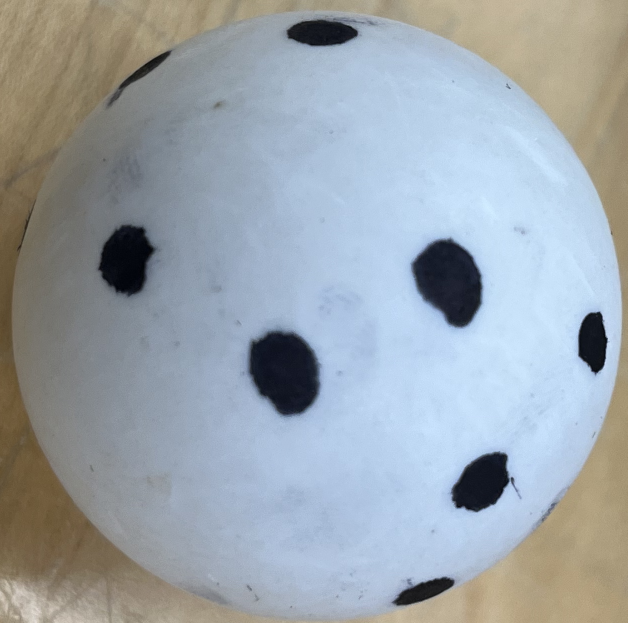
#> input picture data/orientation_images/white_ball_doe_1.png, 1255 x 1246 px (shown at 1/2 size)
$ jupyter execute --allow-errors orientation_test.ipynb
#> lines starting #> are read from the running program, lines starting #| are printed output that depends on the picture; after the words box and inside, x2 and y2 are one past the last pixel; in counts of white or black regions, pixels touching at a corner belong together
### src/pose/orientation_estimation.py
""" Provides class to use DOE (Dot Orientation Estimation) to estimate the orientation of a table tennis ball.
    Serves as the bridge between our vision modules and the DOE implementation from https://github.com/cogsys-tuebingen/spindoe.
    The code in this file is developed by us, but the DOE code is credited to:
    T. Gossard, J. Tebbe, A. Ziegler, and A. Zell, 'SpinDOE: A ball spin estimation method for table tennis robot', arXiv [cs.CV]. 2023.
"""

from pathlib import Path
from .doe.doe import DOE
from scipy.spatial.transform import Rotation
from typing import Optional
import cv2
import numpy as np

class OrientationEstimation:
    """ Estimates the orientation of a table tennis ball using the DOE (Dot Orientation Estimation) method.
        Serves as the bridge between vision modules and the DOE implementation.
        This class handles interfacing with the DOE model and preprocessing the image for inference.
    """

    def __init__(self, dot_detector_model_path: Path, use_gpu=False,
                 doe_expected_brightness: Optional[float] = 55) -> None:
        """ Initializes the OrientationEstimation object.
            Args:
                dot_detector_model_path (Path): Path to the trained PyTorch model for dot detection.
                use_gpu (bool): Whether to use the GPU for inference.
        """
#> called with use_gpu = False, doe_expected_brightness = 55
        self.use_gpu = use_gpu
        self.doe = DOE(dot_detector_model_path, use_gpu)
        self.doe_expected_brightness = doe_expected_brightness

    # [20 lines left out: function estimate_orientation_with_doe, not called in this run]

    def estimate_orientation_with_doe_debug(self, image, ball_mask: Optional[np.ndarray],
                                        ball_center_x: int, ball_center_y: int,
                                        ball_radius: int) -> Rotation:
        """ Estimates the orientation of a table tennis ball using DOE.
            This is the debug version, that also returns preprocessed image, heatmap, augmented image and rotation.
            Args:
                image (np.ndarray): Image of the table tennis ball.
                ball_mask (np.ndarray): Mask of the table tennis ball.
                ball_center_x (int): pixel x-coordinate of the center of the table tennis ball.
                ball_center_y (int): pixel y-coordinate of the center of the table tennis ball.
                ball_radius (int): Radius of the table tennis ball in pixels.
            Returns:
                Rotation (scipy.spatial.transform.Rotation): Estimated orientation of the ball.
                preprocessed_image (np.ndarray): Preprocessed image for DOE inference.
                heatmap (np.ndarray): Heatmap of the ball returned by the DOE model.
                aug_img (np.ndarray): Augmented image for DOE inference.
        """
        # Preprocess the image for DOE inference
        preprocessed_image = self.preprocess_image(image, ball_mask, ball_center_x, ball_center_y, ball_radius)

        # Estimate the orientation of the ball using DOE
        rot, aug_img, heatmap = self.doe.debug(preprocessed_image)

        return rot, preprocessed_image, aug_img, heatmap


    def preprocess_image(self, image, ball_mask: Optional[np.ndarray],
                                        ball_center_x: int, ball_center_y: int,
                                        ball_radius: int):
        """ Preprocesses the image for DOE inference.
            Includes cropping, masking and brightness adjustment.
        """
        image = self._mask_and_crop(image, ball_mask, ball_center_x, ball_center_y, ball_radius)
        if self.doe_expected_brightness is not None:
            image = self._adjust_brightness(image, self.doe_expected_brightness)
        return image

    def _adjust_brightness(self, image: np.ndarray, target_brightness: float) -> np.ndarray:
        """ Reduces the brightness of the image by a given value.
            The pretrained DOE works well on dark images, so we reduce the brightness of the image.
            Args:
                image (np.ndarray): Image to reduce the brightness of.
                target_brightness (int): Target average brightness value.
            Returns:
                np.ndarray: Image with reduced brightness.
        """
        # Calculate the average brightness of the image
        average_brightness = np.mean(image)

        # Calculate the factor to multiply the image by
        factor = target_brightness / average_brightness

        # Multiply the image by the factor and clip the values to the range of 0-255
        reduced_image = np.clip(image * factor, 0, 255).astype(np.uint8)

        return reduced_image
    def _mask_and_crop(self, image: np.ndarray, ball_mask: Optional[np.ndarray],
                             ball_center_x: int, ball_center_y: int, ball_radius: int) -> Rotation:
        """ Masks the ball and crops the image around it.
            Args:
                image (np.ndarray): Image of the table tennis ball.
                ball_mask Optional(np.ndarray): Mask of the table tennis ball.
                    If ball_mask is set to None, we use the center and diameter to crop the image.
                ball_center_x (int): pixel x-coordinate of the center of the table tennis ball.
                ball_center_y (int): pixel y-coordinate of the center of the table tennis ball.
                ball_radius (int): Radius of the table tennis ball in pixels.
            Returns:
                resized_image (np.ndarray): The cropped and resized image of the ball.
        """
        # Mask the ball in the image
        if ball_mask is not None:
            masked_image = cv2.bitwise_and(image, image, mask=ball_mask)
        else:
            # If ball mask is not provided, use the center and diameter to mask the image
            mask = np.zeros_like(image)
            cv2.circle(mask, (ball_center_x, ball_center_y), ball_radius, (255, 255, 255), -1)
            masked_image = cv2.bitwise_and(image, mask)

        # Crop the image around the ball
        x1 = ball_center_x - ball_radius
        x2 = ball_center_x + ball_radius
        y1 = ball_center_y - ball_radius
        y2 = ball_center_y + ball_radius
        cropped_image = masked_image[y1:y2, x1:x2]

        return cropped_image

### src/pose/doe/doe.py
"""
This file is adapted from: https://github.com/cogsys-tuebingen/spindoe/blob/main/python/baygeohasher.py
Credit goes to authors of the original SpinDOE repository.
T. Gossard, J. Tebbe, A. Ziegler, and A. Zell, 'SpinDOE: A ball spin estimation method for table tennis robot', arXiv [cs.CV]. 2023.

Dotted-ball Orientation Estimator (DOE)
"""

from pathlib import Path
import cv2
import matplotlib.pyplot as plt
import numpy as np
import torch
from .baygeohasher import BayGeoHasher
from .dotdetector import DotDetector
from torchvision import transforms as T
from .utils import read_pattern
import argparse

import src.fileutils as fileutils
from src.fileutils import PROJECT_ROOT

class DOE:
    def __init__(self, dot_detector_model_path: Path, use_gpu=False) -> None:
#> called with use_gpu = False
        self.use_gpu = use_gpu
        self.thresh_ratio = 0.3
        self.size = 60  # Size of the image input
        self.rmse_thres = 0.5  # RMSE threshold for estimated rotation to be accepted

        # Dots' Color for GUI
        self.dot_color = (255, 0, 0)
        self.logo_color = (0, 255, 0)

        # Initialize the different components of DOE
        self.init_blob_detector()
        self.init_dot_detector(dot_detector_model_path)
#> (the call stopped at in init_dot_detector, `self.dot_detector = DotDetector.load_from_checkpoint(str(model_path))`: src is not available in this run)
        self.init_geohasher()
#> (the call stopped at in init_geohasher, `self.ref_pattern = read_pattern(ref_pattern_path)`: src is not available in this run)
        print("DOE  initiated")

    def init_dot_detector(self, model_path: Path):
        self.dot_detector = DotDetector.load_from_checkpoint(str(model_path))
        if self.use_gpu:
            self.dot_detector.eval().cuda(device=0)
        else:
            self.dot_detector.eval()

    def init_geohasher(self):
        ref_pattern_path = PROJECT_ROOT / "cad" / "ref_pattern.csv"
        self.ref_pattern = read_pattern(ref_pattern_path)
        self.geohasher = BayGeoHasher()
        self.geohasher.gen_hash_table(self.ref_pattern)

    def init_blob_detector(self):
        params = cv2.SimpleBlobDetector_Params()
        params.filterByCircularity = False
        params.filterByConvexity = False
        params.filterByInertia = False

        params.filterByArea = True
        params.minArea = 1
        params.maxArea = 30

        params.filterByColor = True
        params.blobColor = 255
        params.minDistBetweenBlobs = 1

        self.blob_detector = cv2.SimpleBlobDetector_create(params)

    # [4 lines left out: function extract_dots, not called in this run]

    def estimate_single(self, img):
        tensor = self.process_input(img)
        heatmap = self.dot_detector(tensor[None, ...])[0]
        if self.use_gpu:
            heatmap = heatmap.cpu().detach().numpy().squeeze()
        else:
            heatmap = heatmap.detach().numpy().squeeze()

        mask, keypoints = self.extract_dots(heatmap)

        # DOE cannot work with less than 3 points
        if len(keypoints) < 3:
            return None, heatmap, mask, keypoints

        dots = self.kps2pt3d(keypoints)

        idx, rot, rmse = self.geohasher.identify(dots)

        # If the "reprojection error" is too big, doe is assumed to have failed
        if rmse > self.rmse_thres:
            #print("RMSE too high")
            return None, heatmap, mask, keypoints

        return rot, heatmap, mask, keypoints

    # [45 lines left out: functions estimate_multi, kps2pt3d, not called in this run]

    def process_input(self, img):
        # Check the type of the input and the range of values
        if isinstance(img, np.ndarray):
            if len(img.shape) == 2:
                tensor = T.ToTensor()(img)
            else:
                # img = cv2.cvtColor(
                #     img, cv2.COLOR_BGR2RGB
                # )  # Because probably read with cv2.imread
                # plt.imshow(img)
                # plt.show()
                tensor = T.ToTensor()(img)

        # elif type(img):
        #     pass
        else:
            raise TypeError("DOE input type not supported")
        if self.use_gpu:
            tensor = tensor.cuda(device=0)
        tensor = T.Resize((self.size, self.size), antialias=True)(tensor)
        # print(tensor)
        return tensor

    # [29 lines left out: functions reproject_dots, draw_visible_3dpoints_on_image, not called in this run]

    def debug(self, img):
        rot, heatmap, mask, keypoints = self.estimate_single(img)
        heatmap = np.uint8(255 * heatmap)
        heatmap = cv2.cvtColor(heatmap, cv2.COLOR_GRAY2RGB)
        heatmap = cv2.drawKeypoints(
            heatmap,
            keypoints,
            0,
            (0, 0, 255),
            flags=cv2.DRAW_MATCHES_FLAGS_NOT_DRAW_SINGLE_POINTS,
        )
        if rot is not None:
            aug_img = self.reproject_dots(rot, img)
        else:
            aug_img = img
        return rot, aug_img, heatmap


# [68 lines that do not run on import are left out]

### notebooks/orientation_test.ipynb
[cell 1]
# Add the parent directory to the path so that we can import the src module
import os
import sys
module_path = os.path.abspath(os.path.join('..'))
if module_path not in sys.path:
    sys.path.append(module_path)

[cell 2]
import numpy as np
import cv2
import matplotlib.pyplot as plt
from src.fileutils import PROJECT_ROOT
from src.pose.orientation_estimation import OrientationEstimation

[cell 3]
model_path = PROJECT_ROOT / "models" / "doe" / "spindoe.ckpt"
use_gpu = False
orientation_estimator = OrientationEstimation(model_path, use_gpu, doe_expected_brightness=55)

# The 55 doe expected brightness was determined from the SpinDOE provided testing set (following cell)

[cell 4]
doe_test_images_dir = PROJECT_ROOT / "data" / "doe" / "test"
doe_test_images = list(doe_test_images_dir.glob("**/*.png"))


#> (the rest of this cell did not finish here and is left out)

[cell 5]
white_test_image_path = PROJECT_ROOT / "data" / "orientation_images" / "white_ball_doe_1.png"
img = cv2.imread(str(white_test_image_path))
#> img is the input picture: shape (1246, 1255, 3); mean B, G, R 170.8, 164.1, 155.8
img = cv2.cvtColor(img, cv2.COLOR_BGR2RGB)

#> (the rest of this cell did not finish here and is left out)

#> in _mask_and_crop, `cv2.circle(mask, (ball_center_x, ball_center_y), ball_radius, (255, 25..`:
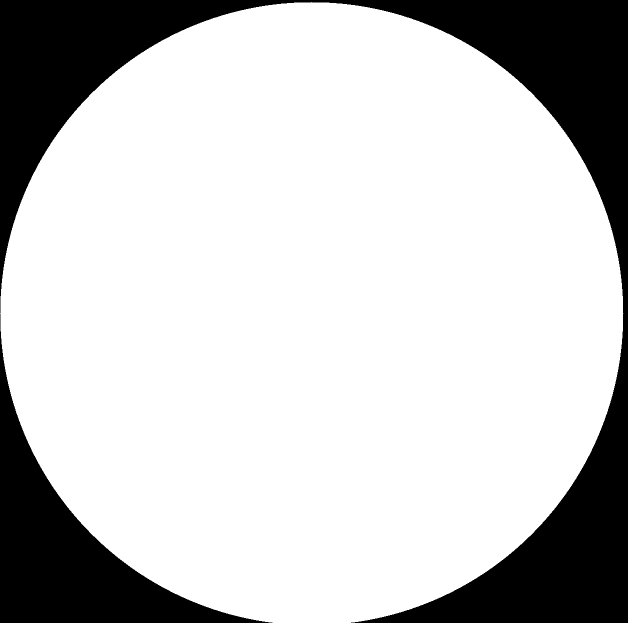
#> mask: shape (1246, 1255, 3) (shown at 1/2 size); 77.9% white; 2 black regions, box (x1, y1, x2, y2) and area: (0, 0, 1255, 1246) 263855, (0, 628, 545, 1246) 81033
#> in _mask_and_crop, `masked_image = cv2.bitwise_and(image, mask)`:
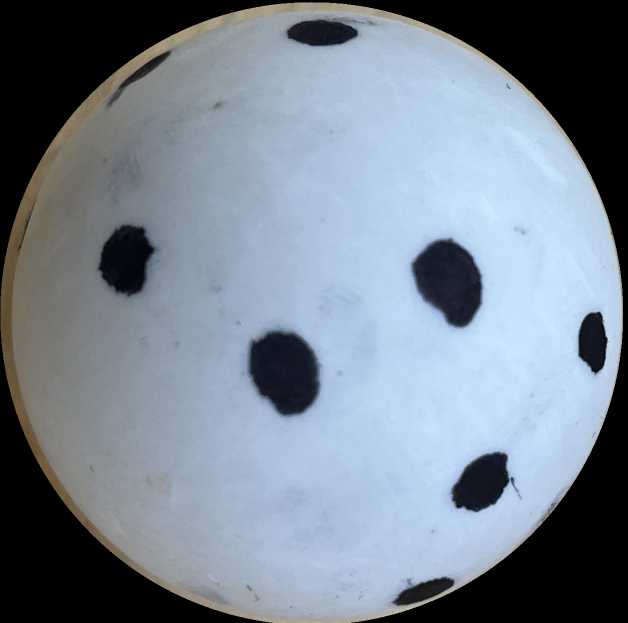
#> masked_image: shape (1246, 1255, 3) (shown at 1/2 size); mean R, G, B 120.8, 132.2, 144.9
#> in _mask_and_crop, `cropped_image = masked_image[y1:y2, x1:x2]`:
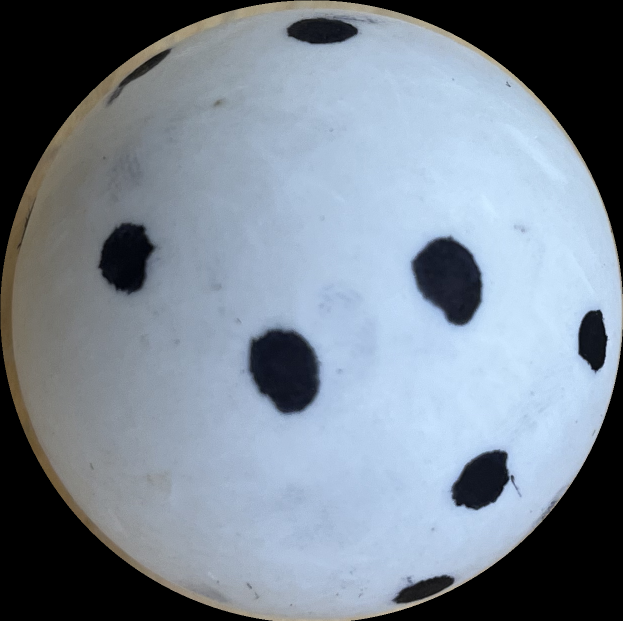
#> cropped_image: shape (1242, 1246, 3) (shown at 1/2 size); mean R, G, B 122.1, 133.6, 146.4
#> in _adjust_brightness, `average_brightness = np.mean(image)`: average_brightness = 134
#> in _adjust_brightness, `factor = target_brightness / average_brightness`: factor = 0.41
#> in _adjust_brightness, `reduced_image = np.clip(image * factor, 0, 255).astype(np.uint8)`:
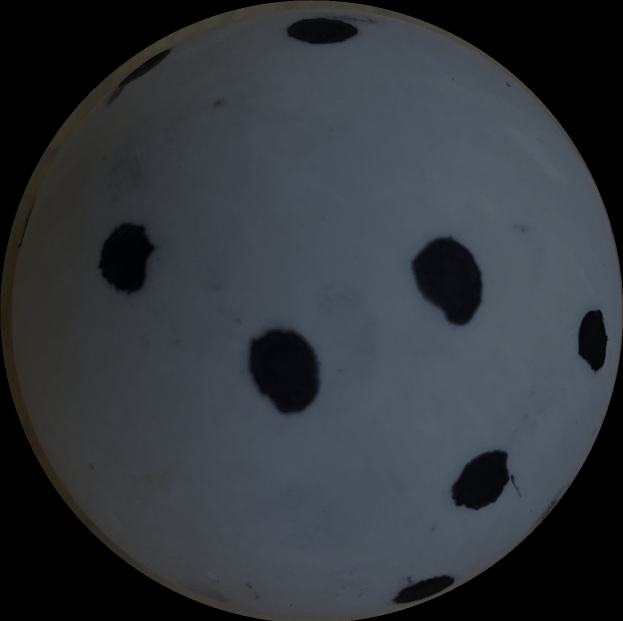
#> reduced_image: shape (1242, 1246, 3) (shown at 1/2 size); mean R, G, B 49.7, 54.4, 59.7

plt.subplot(1, 4, 1)
plt.imshow(img)
plt.title('Original')

plt.subplot(1, 4, 2)
plt.imshow(preprocessed_img)
plt.title('Preprocessed')

plt.subplot(1, 4, 3)
plt.imshow(heatmap)
plt.title('Heatmap')

plt.subplot(1, 4, 4)
plt.imshow(aug_img)
plt.title('Augmented')

plt.show()

print(str(rot.as_euler('xyz')))
